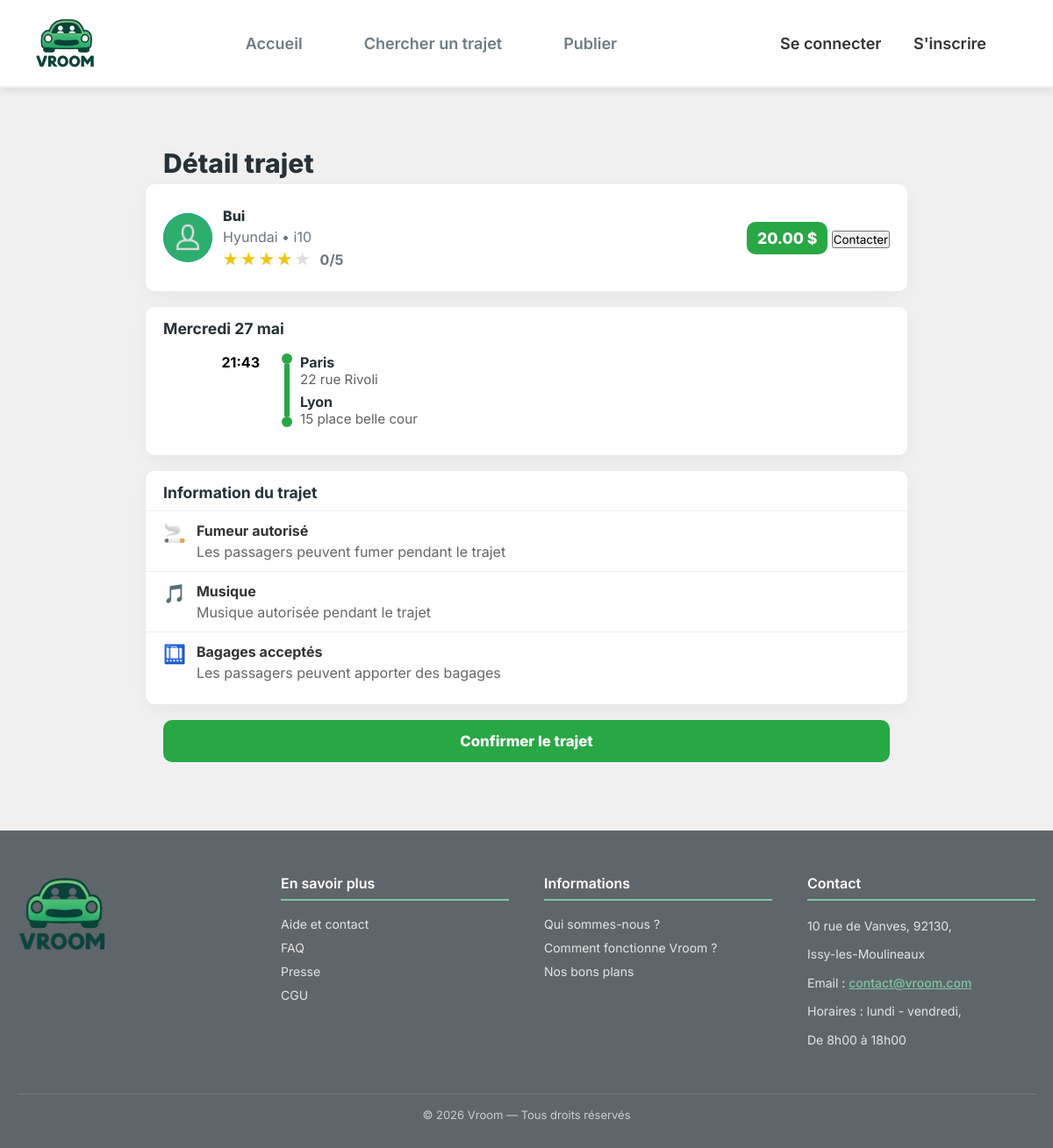
The page /index.php?page=detail_trajet&id=61 on the database its author committed.
### tables this page shows
CREATE TABLE `annonces` (
  `id` bigint(20) UNSIGNED NOT NULL,
  `id_conducteur` bigint(20) UNSIGNED NOT NULL,
  `date_depart` date NOT NULL,
  `heure_depart` time NOT NULL,
  `datetime_depart` datetime NOT NULL,
  `prix_par_personne` decimal(10,2) NOT NULL,
  `places_disponibles` int(11) NOT NULL,
  `description` text NOT NULL,
  `commentaires` text DEFAULT NULL,
  `id_ville_depart` bigint(20) UNSIGNED NOT NULL,
  `adresse_depart` varchar(255) NOT NULL,
  `id_ville_arrivee` bigint(20) UNSIGNED NOT NULL,
  `adresse_arrivee` varchar(255) NOT NULL,
  `statut` enum('active','complete','annulee','expiree') NOT NULL DEFAULT 'active',
  `date_creation` timestamp NOT NULL DEFAULT current_timestamp(),
  `heure_arrivee` time DEFAULT NULL,
  `date_arrivee` date DEFAULT NULL,
  `id_vehicule` bigint(20) UNSIGNED DEFAULT NULL
);

CREATE TABLE `utilisateurs` (
  `id` bigint(20) UNSIGNED NOT NULL,
  `nom` varchar(255) NOT NULL,
  `prenom` varchar(255) NOT NULL,
  `email` varchar(255) DEFAULT NULL,
  `telephone` varchar(20) DEFAULT NULL,
  `avatar` varchar(255) DEFAULT NULL,
  `biographie` text DEFAULT NULL,
  `mot_de_passe` varchar(255) NOT NULL,
  `token_notification` varchar(255) DEFAULT NULL,
  `premiere_connexion` tinyint(1) NOT NULL DEFAULT 1,
  `try_token` int(11) NOT NULL DEFAULT 0,
  `remember_token` varchar(100) DEFAULT NULL,
  `date_creation` timestamp NOT NULL DEFAULT current_timestamp(),
  `date_mise_a_jour` timestamp NOT NULL DEFAULT current_timestamp() ON UPDATE current_timestamp(),
  `note` float DEFAULT 0,
  `photo_profil` varchar(255) DEFAULT NULL
);

CREATE TABLE `vehicules` (
  `id` bigint(20) UNSIGNED NOT NULL,
  `id_utilisateur` bigint(20) UNSIGNED NOT NULL,
  `marque` varchar(100) NOT NULL,
  `modele` varchar(100) NOT NULL,
  `annee` year(4) NOT NULL,
  `couleur` varchar(50) NOT NULL,
  `matricule` varchar(50) NOT NULL,
  `date_creation` timestamp NOT NULL DEFAULT current_timestamp()
);

CREATE TABLE `ville` (
  `id` bigint(20) UNSIGNED NOT NULL,
  `nom` varchar(255) NOT NULL,
  `latitude` decimal(10,6) NOT NULL,
  `longitude` decimal(10,6) NOT NULL
);

### Controleur/c_trajet.php (called while the page is built, shortened)
<?php
require_once __DIR__ . '/../Modele/annonces.php';
class c_detail_trajet {
    public function afficher(): void {
        $annonce = Annonces::detail_trajet($_GET['id']);
        require __DIR__ . '/../Vue/head.php';
        require __DIR__ . '/../Vue/header.php';
        require __DIR__ . '/../Vue/pages/v_detail_trajet.php';
        require __DIR__ . '/../Vue/footer.php';
    }
}
?>

### Modele/annonces.php (called while the page is built, shortened)
<?php
class Annonces {
    public static function detail_trajet(int $id): ?array{
        $db = dbConnect();
        $sql = "
        SELECT
            a.id,
            a.date_depart,
            DATE_FORMAT(a.heure_depart, '%H:%i') AS heure_depart,
            a.prix_par_personne,
            a.places_disponibles,
            a.description,
            a.adresse_depart,
            a.adresse_arrivee,
            u.nom AS conducteur_nom,
            u.note AS conducteur_note,
            u.avatar,
            v.marque,
            v.modele,
            vd.nom AS ville_depart,
            va.nom AS ville_arrivee,
            d.chemin_fichier AS chemin_avatar
        FROM annonces a
        JOIN utilisateurs u ON a.id_conducteur = u.id
        LEFT JOIN documents_utilisateur d
            ON a.id_conducteur = d.id_utilisateur
            AND d.type_document = 'avatar'
        JOIN vehicules v ON a.id_vehicule = v.id
        JOIN ville vd ON a.id_ville_depart = vd.id
        JOIN ville va ON a.id_ville_arrivee = va.id
        WHERE a.id = :id
        ";
        $stmt = $db->prepare($sql);
        $stmt->execute(['id' => $id]);
        $annonce = $stmt->fetch(PDO::FETCH_ASSOC);
        return $annonce ?: null;
    }
}
?>

### Ressources/PHP/date_en_fr.php (called while the page is built, shortened)
<?php
function formatDateFr(string $date): string
{
    if (class_exists('IntlDateFormatter')) {
        $formatter = new IntlDateFormatter(
            'fr_FR',
            IntlDateFormatter::FULL,
            IntlDateFormatter::NONE,
            'Europe/Paris',
            IntlDateFormatter::GREGORIAN,
            'EEEE d MMMM'
        );
        return ucfirst($formatter->format(strtotime($date)));
    }
    $jours = [
        'Sunday' => 'Dimanche',
        'Monday' => 'Lundi',
        'Tuesday' => 'Mardi',
        'Wednesday' => 'Mercredi',
        'Thursday' => 'Jeudi',
        'Friday' => 'Vendredi',
        'Saturday' => 'Samedi'
    ];
    $mois = [
        'January' => 'janvier',
        'February' => 'février',
        'March' => 'mars',
        'April' => 'avril',
        'May' => 'mai',
        'June' => 'juin',
        'July' => 'juillet',
        'August' => 'août',
        'September' => 'septembre',
        'October' => 'octobre',
        'November' => 'novembre',
        'December' => 'décembre'
    ];
    $dateObj = new DateTime($date);
    return $jours[$dateObj->format('l')]
        . ' '
        . $dateObj->format('d')
        . ' '
        . $mois[$dateObj->format('F')];
}
?>

### Vue/pages/v_detail_trajet.php (the view, shortened to what this page needs)
<body>
    <div class="page-container">
        <div class="header-title">Détail trajet</div>
        <div class="main-content">
            <div class="info-card">
                <div class="driver-card">
                    <div class="driver-left">
                        <div class="avatar">
                            <?php if (!empty($trajet["chemin_avatar"])): ?>
                                <img src="<?= htmlspecialchars($trajet["chemin_avatar"]) ?>" alt="Avatar">
                            <?php else: ?>
                                <img src="Ressources/Image/person_icon.png" alt="Avatar par défaut">
                            <?php endif; ?>
                        </div>
                        <div class="driver-info">
                            <div class="driver-name"><?= htmlspecialchars($annonce['conducteur_nom']) ?></div>
                            <div class="vehicle"><?= htmlspecialchars($annonce['marque']) ?> • <?= htmlspecialchars($annonce['modele']) ?></div>
                            <div class="rating">
                                <span class="star filled">★</span>
                                <span class="star filled">★</span>
                                <span class="star filled">★</span>
                                <span class="star filled">★</span>
                                <span class="star">★</span>
                                <span style="margin-left:8px;color:#6c757d;font-weight:700;">
                                    <?= $annonce['conducteur_note'] ?>/5
                                </span>
                            </div>
                        </div>
                    </div>
                    <div class="driver-right">
                        <div class="price"><?= htmlspecialchars($annonce['prix_par_personne']) ?> $</div>
                        <button class="btn-reserver"
                            href="index.php?page=messages&action=nouvelle&id_user=<?= $trajet['conducteur_id'] ?>">
                            Contacter</button>
                    </div>
                </div>
            </div>
            <div class="info-card">
                <h2 class="card-title"><?= htmlspecialchars(formatDateFr($annonce['date_depart'])) ?></h2>
                <div class="trajet-detail">
                    <div class="heures">
                        <span class="heure-depart"><?= htmlspecialchars($annonce['heure_depart']) ?></span>
                    </div>
                    <div class="separateur"></div>
                    <div class="gares-info">
                        <div class="gare depart">
                            <div class="ville"><?= htmlspecialchars($annonce['ville_depart']) ?></div>
                            <div class="detail-gare"><?= htmlspecialchars($annonce['adresse_depart']) ?></div>
                        </div>
                        <div class="gare arrivee">
                            <div class="ville"><?= htmlspecialchars($annonce['ville_arrivee']) ?></div>
                            <div class="detail-gare"><?= htmlspecialchars($annonce['adresse_arrivee']) ?></div>
                        </div>
                    </div>
                </div>
            </div>
            <div class="info-card" id="premiere-section-info">
                <h2 class="card-title">Information du trajet</h2>
                <div class="info-item">
                    <span class="info-icone">🚬</span>
                    <div class="info-texte">
                        <div class="regle">Fumeur autorisé</div>
                        <div class="description">Les passagers peuvent fumer pendant le trajet</div>
                    </div>
                </div>
                <div class="info-item">
                    <span class="info-icone">🎵</span>
                    <div class="info-texte">
                        <div class="regle">Musique</div>
                        <div class="description">Musique autorisée pendant le trajet</div>
                    </div>
                </div>
                <div class="info-item">
                    <span class="info-icone">🛄</span>
                    <div class="info-texte">
                        <div class="regle">Bagages acceptés</div>
                        <div class="description">Les passagers peuvent apporter des bagages</div>
                    </div>
                </div>
            </div>
            <div class="button-row">
                <a href="index.php?page=paiement&id=<?= $annonce['id'] ?>"
                class="confirm-btn"
                aria-label="Confirmer le trajet">
                Confirmer le trajet
                </a>
            </div>
        </div>
    </div>
</body>

### Ressources/CSS/commun.css (style rules this page uses)
:root { --couleurVerte: #28a745; --couleurVerteFonce: #1f7e36; --texteGris: #6d7c82; --titreNoir: #222; --fondClair: #ffffff; --ombre: rgba(0,0,0,0.10); --ombreHover: rgba(0,0,0,0.18); }
* { font-family: 'Inter', sans-serif; box-sizing: border-box; padding: 0; margin: 0; }
body { background-color: #f0f0f0; align-items: center; justify-content: center; display: flex; flex-direction: column; gap : 30px; }

### Ressources/Css/header.css (style rules this page uses)
:root { --couleurVerte: #28a745; --couleurVerteFonce: #1f7e36; --texteGris: #6d7c82; --titreNoir: #222; --fondClair: #ffffff; --ombre: rgba(0,0,0,0.10); --ombreHover: rgba(0,0,0,0.18); }
* { margin: 0; padding: 0; box-sizing: border-box; }

### Ressources/CSS/detail_trajet.css (style rules this page uses)
:root { --couleurVerte: #28a745; --couleurVerteFonce: #1f7e36; --texteGris: #6d7c82; --titreNoir: #222; --fondClair: #ffffff; --ombre: rgba(0,0,0,0.10); --ombreHover: rgba(0,0,0,0.18); }
.page-container { width: 100%; max-width: 900px; margin: 32px auto; box-sizing: border-box; padding: 0 16px; }
.header-title { font-size: 30px; font-weight: 800; color: #263238; }
.info-card { background-color: #ffffff; border-radius: 10px; margin-bottom: 18px; padding: 14px 0; box-shadow: 0 6px 20px rgba(0, 0, 0, 0.04); }
.card-title { font-size: 1.1rem; font-weight: 700; color: #263238; padding: 0 20px; margin-bottom: 10px; }
.avatar { width: 50px; height: 50px; border-radius: 50%; background: #eaeaea; font-size: 18px; display: flex; align-items: center; justify-content: center; }
.avatar img { width: 100%; height: 100%; border-radius: 50%; object-fit: cover; }
.button-row { margin-top: 10px; display:flex; justify-content:center; padding: 0 20px 16px 20px; }
.confirm-btn { display: block; width: 100%; box-sizing: border-box; padding: 14px 18px; font-size: 1.05rem; font-weight: 800; background-color: var(--couleurVerte); color: #ffffff; border: none; border-radius: 10px; cursor: pointer; text-align: center; text-decoration: none; }
.trajet-detail { display: flex; align-items: stretch; padding: 8px 20px 18px 20px; width: 100%; box-sizing: border-box; min-height: 110px; }
.heures { display: flex; flex-direction: column; justify-content: space-between; text-align: right; margin-right: 16px; font-weight: 700; width: 110px; }
.heures span { display: block; }
.separateur { position: relative; width: 6px; margin: 0 12px; border-radius: 4px; align-self: stretch; background-image: linear-gradient(#28a745, #28a745); background-repeat: no-repeat; background-position: center 12px; background-size: 6px calc(100% - 24px); }
.separateur::before, .separateur::after { content: ''; position: absolute; width: 12px; height: 12px; background-color: #28a745; border-radius: 50%; left: 50%; transform: translateX(-50%); }
.separateur::before { top: 0; }
.separateur::after { bottom: 0; }
.gares-info { display: flex; flex-direction: column; justify-content: space-between; flex: 1; }
.ville { font-weight: 700; color:#263238; }
.detail-gare { color:#616161; font-size:0.95rem; }
.info-item { display:flex; align-items:flex-start; padding:12px 20px; border-top:1px solid #eee; }
.info-icone { font-size:1.3rem; margin-right:12px; color:#555; }
.info-texte .regle { font-weight:700; color:#333; }
.info-texte .description { color:#666; margin-top:4px; }
.driver-card { display:flex; align-items:center; justify-content:space-between; padding:12px 20px; gap:12px; }
.driver-left { display:flex; align-items:center; gap:12px; }
.avatar { width:56px; height:56px; border-radius:50%; background:linear-gradient(135deg,#007bff,#00a3ff); color:white; display:flex; align-items:center; justify-content:center; font-weight:700; }
.driver-info .driver-name { font-weight:800; color:#263238; }
.driver-info .vehicle { color:#6c757d; margin-top:4px; }
.rating { margin-top:6px; color:#f1c40f; font-weight:700; }
.rating .star { color:#ddd; }
.rating .star.filled { color:#f1c40f; }
.driver-right { text-align:right; }
.price { background:var(--couleurVerte); color:#fff; padding:8px 12px; border-radius:10px; font-weight:800; font-size:1.1rem; display:inline-block; }
.header-title { padding: 6px 20px; font-weight:800; color:#263238; }

### rows shown on the page
annonces: utilisateurs.nom "Bui", id_vehicule.marque "Hyundai", id_vehicule.modele "i10", utilisateurs.note "0", prix_par_personne "20.00", date_depart "Mercredi 27 mai", ville.nom "Paris", adresse_depart "22 rue Rivoli", ville.nom "Lyon", adresse_arrivee "15 place belle cour"

### other values the page prints
$annonce['heure_depart'] "21:43"
